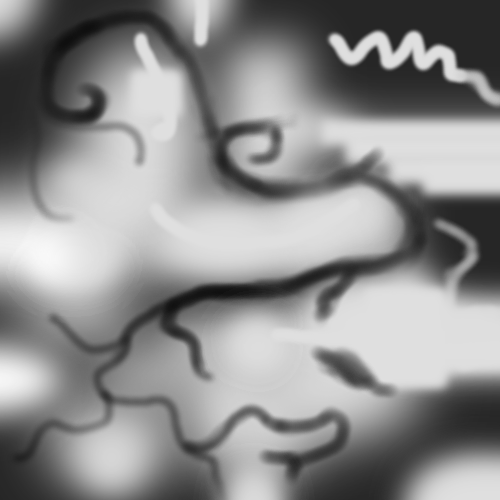
#> input picture Assignment3/terrain.png, 500 x 500 px
$ python Graph.py
#> lines starting #> are read from the running program, lines starting #| are printed output that depends on the picture
import pylab as plt
import numpy as np
import time

plt.ion()
im = plt.imread('terrain.png')
#> im is the input picture: shape (500, 500, 4) float32; mean R, G, B, A 0.557, 0.557, 0.557, 1
# implot = plt.imshow(im)

plotX = []
plotY = []

for i in range(0,100):
    plotX.append(i)
    plotY.append(i)

# for i in range(0,3):
plt.imshow(im)
plt.plot(plotX ,plotY, "x", color="red",marker=',')
plt.draw()
plt.pause(1)
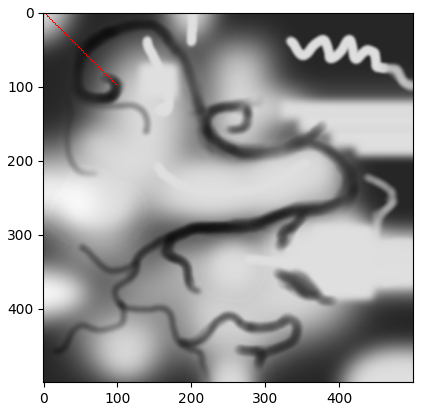
#> figure drawn by matplotlib, 1 panel
plt.clf()
